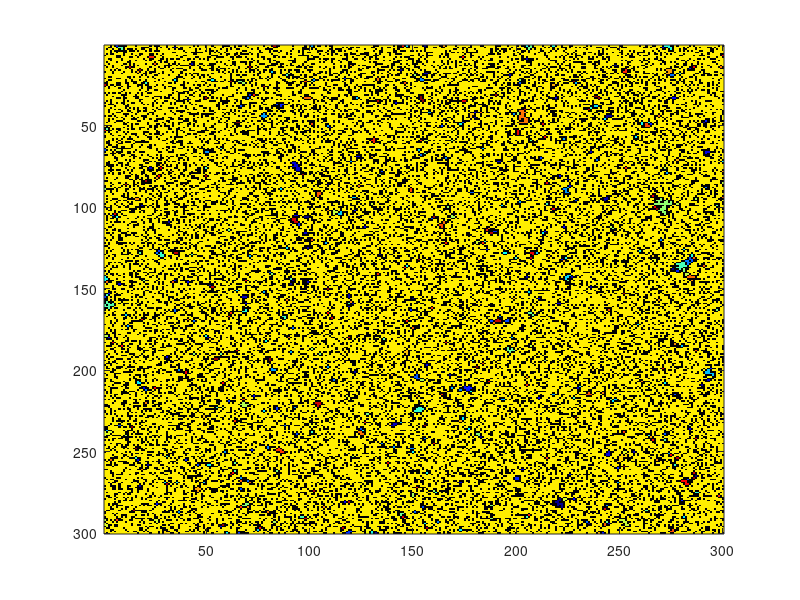

The MATLAB script that drew this image:

close all;
clear all;

L = 300;

r = rand(L,L);

p = 0.7;
z = r<p; % This generates the binary array
[lw,num] = bwlabel(z,4);

img = label2rgb(lw,'jet','k','shuffle');
image(img);